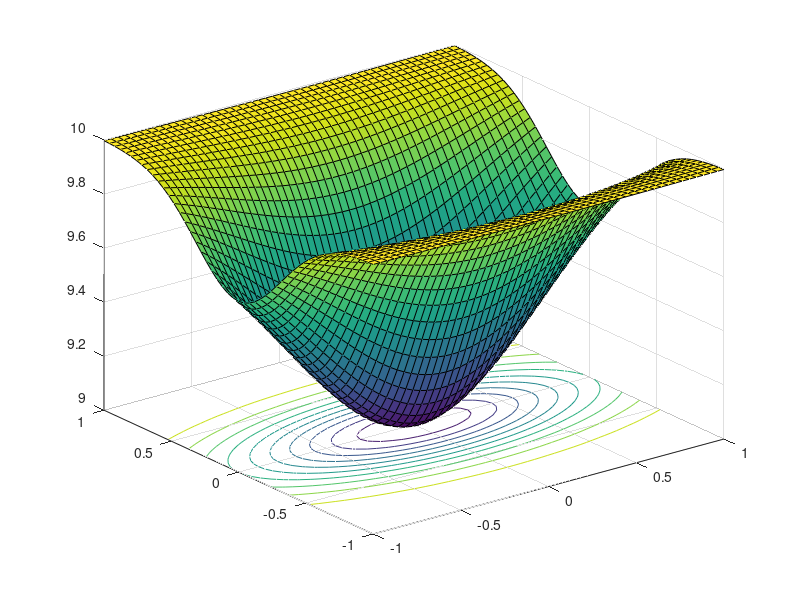

MATLAB code for this plot: (Note: this script raises an error after producing the figure.)
clear all;
clc;

funstr= '10-(exp(-1*(x1^2+5*x2^2)))'
f  = vectorize(inline(funstr));
range = [-1 1 -1 1]; 

N = 50
dx1 = (range(2)-range(1))/N;
dx2 = (range(4)-range(3))/N;

[x1,x2] = meshgrid(range(1):dx1:range(2), range(3):dx2:range(4));

z = (f(x1,x2));

figure(1)
surfc(x1,x2,z)
alpha 0.5
xlabel('x1')
ylabel('x2')
zlabel('f(x1,x2)')
hold on

k=0;
n=100;

h=0.001;
alfa=0.05;
error = 1;
tol=1e-3;
znn=1;

x1range=range(2)-range(1);
x2range=range(4)-range(3);

X1 = rand*x1range + range(1);
X2 = rand*x2range + range(3);



while k<n
    
    zn = f(X1,X2)
    
    error = zn-znn
    if abs(error)<tol
        break
    end
    vx1 = X1 + h;
    vx2 = X2 + h;
    gx1 = (f(vx1, X2) -zn)/h;
    gx2 = (f(X1, vx2) -zn)/h;
    figure(2)
    contour(x1,x2,z,15);hold on;
    plot(X1,X2,'.','markersize',18,'markerfacecolor','k');
    xlabel('x1')
    ylabel('x2')
    hold on
    drawnow

    
    figure(3)
    plot(k,error,'o','markersize',18)
    hold on
    drawnow
    
    X1 = X1 -alfa * gx1;
    X2 = X2 -alfa * gx2;
    
    figure(1)
    plot3(X1,X2,zn,'.','markersize',28,'markerfacecolor','k');
    drawnow
    hold on
    
    
    k = k + 1
    znn = zn;
end
    
    
